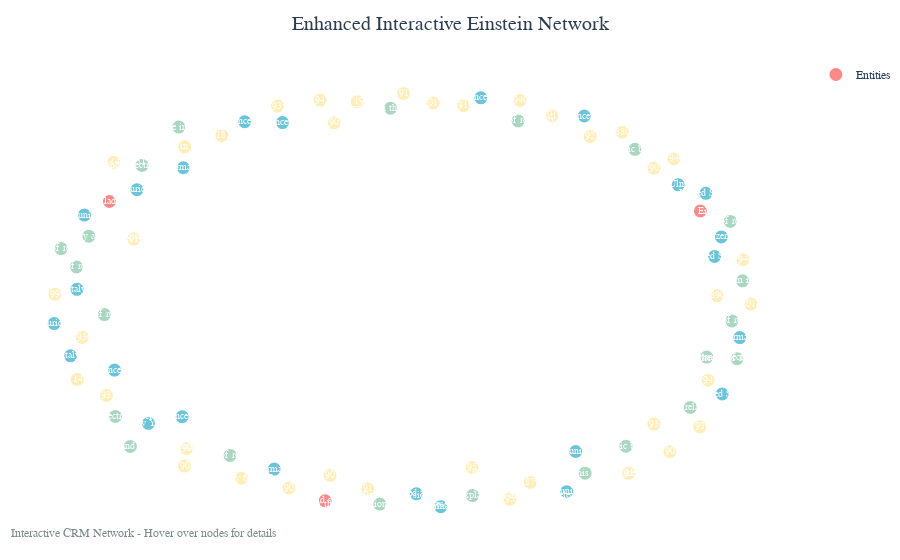

The code cell stored with this chart in its notebook:
### Markdown cell above
## Step 9: Advanced Interactive Features

Create advanced interactive visualizations with filtering, enhanced hover information, and dynamic layouts.

### Code cell
# Create advanced interactive visualizations with enhanced features
print("🎨 Creating advanced interactive visualizations...")

# Enhanced interactive plot with better hover information
def create_enhanced_interactive_plot(graph, title, node_size_multiplier=20, edge_width_multiplier=2):
    """Create an enhanced interactive plot with better hover information and styling."""
    
    # Get layout positions
    pos = nx.spring_layout(graph, k=3, iterations=50)
    
    # Prepare edge traces with enhanced styling
    edge_x = []
    edge_y = []
    edge_hovertext = []
    
    for edge in graph.edges(data=True):
        x0, y0 = pos[edge[0]]
        x1, y1 = pos[edge[1]]
        edge_x.extend([x0, x1, None])
        edge_y.extend([y0, y1, None])
        
        # Enhanced edge hover information
        edge_data = edge[2]
        property_code = edge_data.get('property_code', 'Unknown')
        edge_hovertext.append(f"Relationship: {property_code}<br>From: {edge[0]}<br>To: {edge[1]}")
    
    edge_trace = go.Scatter(
        x=edge_x, y=edge_y,
        line=dict(width=edge_width_multiplier, color="#888"),
        hoverinfo="none",
        mode="lines",
        name="Relationships"
    )
    
    # Prepare node traces with enhanced information
    node_x = []
    node_y = []
    node_text = []
    node_hovertext = []
    node_colors = []
    node_sizes = []
    node_labels = []
    
    for node in graph.nodes():
        x, y = pos[node]
        node_x.append(x)
        node_y.append(y)
        
        node_data = graph.nodes[node]
        label = node_data.get('label', node)
        class_code = node_data.get('class_code', 'Unknown')
        degree = graph.degree(node)
        
        node_text.append(label)
        node_labels.append(label)
        
        # Enhanced hover information
        hover_info = f"""
        <b>{label}</b><br>
        ID: {node}<br>
        Class: {class_code}<br>
        Degree: {degree}<br>
        Type: {node_data.get('type', 'Unknown')}
        """
        node_hovertext.append(hover_info)
        
        # Color by class code with better color scheme
        color_map = {
            "E21": "#FF6B6B",      # Person - Red
            "E5": "#4ECDC4",       # Event - Teal
            "E53": "#45B7D1",      # Place - Blue
            "E22": "#96CEB4",      # Object - Green
            "E52": "#FFEAA7",      # Time - Yellow
            "E12": "#DDA0DD",      # Production - Purple
            "E39": "#F39C12",      # Actor - Orange
        }
        node_colors.append(color_map.get(class_code, "#95A5A6"))
        
        # Size by degree with better scaling
        node_sizes.append(max(15, degree * node_size_multiplier + 10))
    
    node_trace = go.Scatter(
        x=node_x, y=node_y,
        mode="markers+text",
        hoverinfo="text",
        hovertext=node_hovertext,
        text=node_text,
        textposition="middle center",
        textfont=dict(size=10, color="white"),
        marker=dict(
            size=node_sizes,
            color=node_colors,
            line=dict(width=2, color="white"),
            opacity=0.8
        ),
        name="Entities"
    )
    
    # Create figure with enhanced layout
    fig = go.Figure(
        data=[edge_trace, node_trace],
        layout=go.Layout(
            title=dict(
                text=title,
                font=dict(size=20, color="#2C3E50"),
                x=0.5
            ),
            showlegend=True,
            hovermode="closest",
            margin=dict(b=20, l=5, r=5, t=60),
            annotations=[
                dict(
                    text="Interactive CRM Network - Hover over nodes for details",
                    showarrow=False,
                    xref="paper", yref="paper",
                    x=0.005, y=-0.002,
                    xanchor="left", yanchor="bottom",
                    font=dict(color="#7F8C8D", size=12)
                )
            ],
            xaxis=dict(showgrid=False, zeroline=False, showticklabels=False),
            yaxis=dict(showgrid=False, zeroline=False, showticklabels=False),
            plot_bgcolor="white",
            paper_bgcolor="white",
            font=dict(family="Arial, sans-serif")
        )
    )
    
    return fig

# Create enhanced interactive plot
enhanced_fig = create_enhanced_interactive_plot(
    graph,
    title="Enhanced Interactive Einstein Network",
    node_size_multiplier=25,
    edge_width_multiplier=2
)

# Save enhanced plot
enhanced_file = plots_dir / "enhanced_interactive_network.html"
enhanced_fig.write_html(str(enhanced_file))
print(f"✅ Generated enhanced interactive plot: {enhanced_file}")

# Display enhanced visualization
try:
    enhanced_fig.show()
except ValueError as e:
    print(f"⚠️  Display issue: {e}")
    print(f"📁 Enhanced plot saved: {enhanced_file}")
    print("💡 Tip: Open the HTML file in your browser to view the interactive plot")

print("\n🎯 Enhanced Features:")
print("  - Better hover information with entity details")
print("  - Improved color scheme for entity types")
print("  - Dynamic node sizing based on degree")
print("  - Enhanced styling and layout")
print("  - Interactive zoom and pan capabilities")

### Figure 1 — Plotly figure (JSON) as saved in the notebook; plotly's stock layout.template omitted (floating-point values rounded to 4 significant figures)
{"data": [{"hoverinfo": "none", "line": {"color": "#888", "width": 2}, "mode": "lines", "name": "Relationships", "type": "scatter", "x": [], "y": []}, {"hoverinfo": "text", "hovertext": ["\n        <b>Albert Einstein</b><br>\n        ID: 96bad046-6151-4ca3-a308-03550766ea38<br>\n        Class: E21<br>\n        Degree: 0<br>\n        Type: ['E21']\n        ", "\n        <b>in Philadelphia</b><br>\n        ID: 0dbb60fb-71bd-4fe6-81a4-9c0413381345<br>\n        Class: E21<br>\n        Degree: 0<br>\n        Type: ['E21']\n        ", "\n        <b>said she</b><br>\n        ID: 7c7bc489-cd8f-4316-86f2-16da2034ddc5<br>\n        Class: E21<br>\n        Degree: 0<br>\n        Type: ['E21']\n        ", "\n        <b>Ulm</b><br>\n        ID: c14a90aa-fd07-471d-a82c-f1f177cc434d<br>\n        Class: E53<br>\n        Degree: 0<br>\n        Type: ['E53']\n        ", "\n        <b>Munich</b><br>\n        ID: 92ed8c87-e3de-4b8c-8d6d-3f5112d8d4cc<br>\n        Class: E53<br>\n        Degree: 0<br>\n        Type: ['E53']\n        ", "\n        <b>Munich</b><br>\n        ID: 8c6e9e4d-7ed7-4ca1-9bf0-e258d27fd1d9<br>\n        Class: E53<br>\n        Degree: 0<br>\n        Type: ['E53']\n        ", "\n        <b>Munich</b><br>\n        ID: 39c70a4f-1dc8-4d15-b35d-094444a35f8b<br>\n        Class: E53<br>\n        Degree: 0<br>\n        Type: ['E53']\n        ", "\n        <b>Zurich</b><br>\n        ID: 89e9ca92-a432-484c-af5e-61067bd8ab77<br>\n        Class: E53<br>\n        Degree: 0<br>\n        Type: ['E53']\n        ", "\n        <b>Zurich</b><br>\n        ID: 0bccdcec-7207-4adc-9b54-e011400a0a6c<br>\n        Class: E53<br>\n        Degree: 0<br>\n        Type: ['E53']\n        ", "\n        <b>Princeton</b><br>\n        ID: a0598714-115e-44e5-9917-1a9dbbd93318<br>\n        Class: E53<br>\n        Degree: 0<br>\n        Type: ['E53']\n        ", "\n        <b>Princeton</b><br>\n        ID: 869a69af-56cd-46f8-af6f-2ce114d1ae8d<br>\n        Class: E53<br>\n        Degree: 0<br>\n        Type: ['E53']\n        ", "\n        <b>Princeton</b><br>\n        ID: b09355a3-57cc-477a-b7e9-a922178224d2<br>\n        Class: E53<br>\n        Degree: 0<br>\n        Type: ['E53']\n        ", "\n        <b>Princeton</b><br>\n        ID: 588eaa18-8c2d-434e-9bff-a3d8433b608b<br>\n        Class: E53<br>\n        Degree: 0<br>\n        Type: ['E53']\n        ", "\n        <b>Princeton</b><br>\n        ID: 14928449-ff5d-4edb-9a66-1414865760d8<br>\n        Class: E53<br>\n        Degree: 0<br>\n        Type: ['E53']\n        ", "\n        <b>Princeton</b><br>\n        ID: f31936d0-a6d4-40f3-a162-0a5fa98be036<br>\n        Class: E53<br>\n        Degree: 0<br>\n        Type: ['E53']\n        ", "\n        <b>New York</b><br>\n        ID: a96defd8-3b13-4862-b6b5-eae3b5b2c2e6<br>\n        Class: E53<br>\n        Degree: 0<br>\n        Type: ['E53']\n        ", "\n        <b>Switzerland</b><br>\n        ID: 0b7cc43e-4b53-4e5e-a7b0-6c3c0299a4a8<br>\n        Class: E53<br>\n        Degree: 0<br>\n        Type: ['E53']\n        ", "\n        <b>Germany</b><br>\n        ID: 0239cbd8-3a47-429b-8196-16de80cb026b<br>\n        Class: E53<br>\n        Degree: 0<br>\n        Type: ['E53']\n        ", "\n        <b>Germany</b><br>\n        ID: 4e732ecd-4a18-48b1-b48b-f8a02b9f342d<br>\n        Class: E53<br>\n        Degree: 0<br>\n        Type: ['E53']\n        ", "\n        <b>Germany</b><br>\n        ID: 291685bf-d879-426c-bda4-41cb54843b93<br>\n        Class: E53<br>\n        Degree: 0<br>\n        Type: ['E53']\n        ", "\n        <b>Germany</b><br>\n        ID: 7a6fb0fb-e55c-4db5-a22f-13390f2ec39c<br>\n        Class: E53<br>\n        Degree: 0<br>\n        Type: ['E53']\n        ", "\n        <b>Italy</b><br>\n        ID: 0a4e07a1-dd5d-44e5-82d5-2fd70672a3e9<br>\n        Class: E53<br>\n        Degree: 0<br>\n        Type: ['E53']\n        ", "\n        <b>Italy</b><br>\n        ID: 34e0881f-a74f-4fd9-bb90-490790fcc021<br>\n        Class: E53<br>\n        Degree: 0<br>\n        Type: ['E53']\n        ", "\n        <b>United States</b><br>\n        ID: e2f347f8-830e-496e-9ed5-6a70356830a7<br>\n        Class: E53<br>\n        Degree: 0<br>\n        Type: ['E53']\n        ", "\n        <b>United States</b><br>\n        ID: de77135d-9f2a-4c89-8e63-26a8b85d8f9c<br>\n        Class: E53<br>\n        Degree: 0<br>\n        Type: ['E53']\n        ", "\n        <b>United States</b><br>\n        ID: a11ba249-6f88-4ec7-95c3-bafa53af4557<br>\n        Class: E53<br>\n        Degree: 0<br>\n        Type: ['E53']\n        ", "\n        <b>United States</b><br>\n        ID: 08c47753-500d-41cf-a0c5-ed025c43911a<br>\n        Class: E53<br>\n        Degree: 0<br>\n        Type: ['E53']\n        ", "\n        <b>theory of relativity</b><br>\n        ID: 78e7f85f-a9e3-40dd-ad5a-ded0fa577c16<br>\n        Class: E22<br>\n        Degree: 0<br>\n        Type: ['E22']\n        ", "\n        <b>theory of relativity and the equation E</b><br>\n        ID: 3bf38e4c-4dc3-450c-8e3b-bc499bc9f2d0<br>\n        Class: E22<br>\n        Degree: 0<br>\n        Type: ['E22']\n        ", "\n        <b>theory of relativity in </b><br>\n        ID: 1e28a47e-d086-4c92-ab7c-99340b80b214<br>\n        Class: E22<br>\n        Degree: 0<br>\n        Type: ['E22']\n        ", "\n        <b>theory explains that space and time are actually connected</b><br>\n        ID: 2ab934c6-7d91-496b-8dd5-6ae88cfc6b85<br>\n        Class: E22<br>\n        Degree: 0<br>\n        Type: ['E22']\n        ", "\n        <b>theory of relativity</b><br>\n        ID: f755c592-ca40-41d2-a3f6-106321e9b576<br>\n        Class: E22<br>\n        Degree: 0<br>\n        Type: ['E22']\n        ", "\n        <b>theory the culmination of his life research</b><br>\n        ID: 8bb4b78c-f40b-4b85-a5f3-bd8544a29523<br>\n        Class: E22<br>\n        Degree: 0<br>\n        Type: ['E22']\n        ", "\n        <b>theory and key aspects of his general theory of relativity</b><br>\n        ID: 5cbd04ff-f7c7-45d0-9b23-dbc78f470079<br>\n        Class: E22<br>\n        Degree: 0<br>\n        Type: ['E22']\n        ", "\n        <b>theory of relativity allegedly came to him in a dream about cows being electrocuted</b><br>\n        ID: de8646c7-f71a-4f45-9fe7-6c7ed1573eb3<br>\n        Class: E22<br>\n        Degree: 0<br>\n        Type: ['E22']\n        ", "\n        <b>paper on the matter</b><br>\n        ID: 6feb2b20-a3e6-4fa3-87ce-768384575b64<br>\n        Class: E22<br>\n        Degree: 0<br>\n        Type: ['E22']\n        ", "\n        <b>Nobel Prize in Physics for his explanation of the photoelectric effect</b><br>\n        ID: 695a51e1-4ba7-4dce-99ec-04bd1f95133c<br>\n        Class: E22<br>\n        Degree: 0<br>\n        Type: ['E22']\n        ", "\n        <b>Nobel Prize in the future</b><br>\n        ID: 39ca61ae-1964-47f2-b08b-a727c244e643<br>\n        Class: E22<br>\n        Degree: 0<br>\n        Type: ['E22']\n        ", "\n        <b>theory of relativity</b><br>\n        ID: 30bfa204-8f4f-4015-8570-603d5d1e0cdb<br>\n        Class: E22<br>\n        Degree: 0<br>\n        Type: ['E22']\n        ", "\n        <b>theory of relativity</b><br>\n        ID: 41d4d77f-fc60-4ef8-a82d-4e983285907a<br>\n        Class: E22<br>\n        Degree: 0<br>\n        Type: ['E22']\n        ", "\n        <b>theory of relativity</b><br>\n        ID: 37d04a37-6f06-4c6f-b656-71a6792466f6<br>\n        Class: E22<br>\n        Degree: 0<br>\n        Type: ['E22']\n        ", "\n        <b>theory of relativity</b><br>\n        ID: 82a5983d-89d3-40f4-9de0-39a5ea3ad9c4<br>\n        Class: E22<br>\n        Degree: 0<br>\n        Type: ['E22']\n        ", "\n        <b>theory of relativity</b><br>\n        ID: b3f93a93-00f2-4144-9174-a69f42b8ab95<br>\n        Class: E22<br>\n        Degree: 0<br>\n        Type: ['E22']\n        ", "\n        <b>theory of relativity</b><br>\n        ID: 76484aca-1a42-4a97-ac84-68a91f0ae784<br>\n        Class: E22<br>\n        Degree: 0<br>\n        Type: ['E22']\n        ", "\n        <b>photoelectric effect</b><br>\n        ID: f4668656-bc0c-47a8-9adc-41a20aa67875<br>\n        Class: E22<br>\n        Degree: 0<br>\n        Type: ['E22']\n        ", "\n        <b>photoelectric effect</b><br>\n        ID: fc1aea2c-9afc-4a3c-be3c-44f5c3038ea3<br>\n        Class: E22<br>\n        Degree: 0<br>\n        Type: ['E22']\n        ", "\n        <b>atomic bomb</b><br>\n        ID: 9bc9f35d-c439-48d3-8916-d30d33a0b658<br>\n        Class: E22<br>\n        Degree: 0<br>\n        Type: ['E22']\n        ", "\n        <b>Manhattan Project</b><br>\n        ID: 2ecbd18f-5c91-450c-8e26-4d8b4b5c9d40<br>\n        Class: E22<br>\n        Degree: 0<br>\n        Type: ['E22']\n        ", "\n        <b>atomic bomb</b><br>\n        ID: 4acb827b-a92c-4dda-9831-e0f2f2a4e140<br>\n        Class: E22<br>\n        Degree: 0<br>\n        Type: ['E22']\n        ", "\n        <b>born in 1902</b><br>\n        ID: 0d2b8360-bd96-4f07-be23-1d50c66edbd4<br>\n        Class: E52<br>\n        Degree: 0<br>\n        Type: ['E52']\n        ", "\n        <b>March 14, 1879</b><br>\n        ID: 77bee981-0d05-405e-8091-73fb9a1d0dee<br>\n        Class: E52<br>\n        Degree: 0<br>\n        Type: ['E52']\n        ", "\n        <b>January 6, 1903</b><br>\n        ID: 11d90f9f-a4fc-4b88-bb11-40ecbab71a07<br>\n        Class: E52<br>\n        Degree: 0<br>\n        Type: ['E52']\n        ", "\n        <b>March 14, 1951</b><br>\n        ID: fe0cba01-bfd3-46ba-a926-c4be9c1c2045<br>\n        Class: E52<br>\n        Degree: 0<br>\n        Type: ['E52']\n        ", "\n        <b>April 18, 1955</b><br>\n        ID: eca7cfb0-8d1a-422c-9dce-002d22e3150c<br>\n        Class: E52<br>\n        Degree: 0<br>\n        Type: ['E52']\n        ", "\n        <b>late 1940s</b><br>\n        ID: d3ed2baf-008b-49e1-acbe-78753181f43e<br>\n        Class: E52<br>\n        Degree: 0<br>\n        Type: ['E52']\n        ", "\n        <b>1880s</b><br>\n        ID: 066ac864-8d37-4fb5-b5e5-f81128539dd5<br>\n        Class: E52<br>\n        Degree: 0<br>\n        Type: ['E52']\n        ", "\n        <b>1890s</b><br>\n        ID: 9dca2be8-e983-4d16-8acd-015b985bb8da<br>\n        Class: E52<br>\n        Degree: 0<br>\n        Type: ['E52']\n        ", "\n        <b>1940s</b><br>\n        ID: 172d10c3-d497-4ccf-baf9-f5dbc8b0b8b3<br>\n        Class: E52<br>\n        Degree: 0<br>\n        Type: ['E52']\n        ", "\n        <b>1879</b><br>\n        ID: 973e487e-23e0-4f10-9f97-a52a16848720<br>\n        Class: E52<br>\n        Degree: 0<br>\n        Type: ['E52']\n        ", "\n        <b>1902</b><br>\n        ID: 7512a9e8-e909-4347-aa2f-1952dfc88e25<br>\n        Class: E52<br>\n        Degree: 0<br>\n        Type: ['E52']\n        ", "\n        <b>1905</b><br>\n        ID: 9721b54c-8a54-4156-af99-e444b5a4b693<br>\n        Class: E52<br>\n        Degree: 0<br>\n        Type: ['E52']\n        ", "\n        <b>1905</b><br>\n        ID: 795fcabd-8c3d-48a3-bad3-607b8ff7aa5a<br>\n        Class: E52<br>\n        Degree: 0<br>\n        Type: ['E52']\n        ", "\n        <b>1915</b><br>\n        ID: a66f2c60-0d03-414a-be25-0494e12f3cb8<br>\n        Class: E52<br>\n        Degree: 0<br>\n        Type: ['E52']\n        ", "\n        <b>1919</b><br>\n        ID: 8f73df94-5ef6-45e0-8e21-efbc6ee1f23c<br>\n        Class: E52<br>\n        Degree: 0<br>\n        Type: ['E52']\n        ", "\n        <b>1905</b><br>\n        ID: bbcc4522-eebb-43e5-a1af-03a41247948a<br>\n        Class: E52<br>\n        Degree: 0<br>\n        Type: ['E52']\n        ", "\n        <b>1917</b><br>\n        ID: 69445020-819d-4a3e-bfde-e0b334c74899<br>\n        Class: E52<br>\n        Degree: 0<br>\n        Type: ['E52']\n        ", "\n        <b>1933</b><br>\n        ID: f9069d39-197a-4fc4-ba7b-f78a21498a91<br>\n        Class: E52<br>\n        Degree: 0<br>\n        Type: ['E52']\n        ", "\n        <b>1921</b><br>\n        ID: 2c77a00b-a50c-41ed-b607-e56f36e4b709<br>\n        Class: E52<br>\n        Degree: 0<br>\n        Type: ['E52']\n        ", "\n        <b>1903</b><br>\n        ID: 86be109a-c779-4c16-9ba3-c920793da2bc<br>\n        Class: E52<br>\n        Degree: 0<br>\n        Type: ['E52']\n        ", "\n        <b>1902</b><br>\n        ID: a51c5755-526a-436c-84a5-c665914f055e<br>\n        Class: E52<br>\n        Degree: 0<br>\n        Type: ['E52']\n        ", "\n        <b>1902</b><br>\n        ID: 650d592b-0150-4a18-a503-9e4c09878d7c<br>\n        Class: E52<br>\n        Degree: 0<br>\n        Type: ['E52']\n        ", "\n        <b>1919</b><br>\n        ID: ea4cf590-c674-4a43-ac25-e2061b69edc7<br>\n        Class: E52<br>\n        Degree: 0<br>\n        Type: ['E52']\n        ", "\n        <b>1919</b><br>\n        ID: a145329d-4a16-4571-8fdc-4809490fd130<br>\n        Class: E52<br>\n        Degree: 0<br>\n        Type: ['E52']\n        ", "\n        <b>1936</b><br>\n        ID: d1e4f380-a79e-4078-8685-4afa47f36d67<br>\n        Class: E52<br>\n        Degree: 0<br>\n        Type: ['E52']\n        ", "\n        <b>1933</b><br>\n        ID: 4429a1f3-4b7e-42c3-ad5a-e4c6f62b362c<br>\n        Class: E52<br>\n        Degree: 0<br>\n        Type: ['E52']\n        ", "\n        <b>1935</b><br>\n        ID: e5ef21d5-bea5-4a80-9d6c-60e3315d0d80<br>\n        Class: E52<br>\n        Degree: 0<br>\n        Type: ['E52']\n        ", "\n        <b>1939</b><br>\n        ID: de74bbef-7d70-4f5a-b24f-348f1b699029<br>\n        Class: E52<br>\n        Degree: 0<br>\n        Type: ['E52']\n        ", "\n        <b>1940</b><br>\n        ID: 2ed6469a-fc20-494e-992b-fd8863ce50db<br>\n        Class: E52<br>\n        Degree: 0<br>\n        Type: ['E52']\n        ", "\n        <b>1945</b><br>\n        ID: 5517bd7f-e031-4cb3-b4dc-6c6a934f4938<br>\n        Class: E52<br>\n        Degree: 0<br>\n        Type: ['E52']\n        ", "\n        <b>1947</b><br>\n        ID: dfb6d3b0-52a6-4115-9c5d-17d2d06928b3<br>\n        Class: E52<br>\n        Degree: 0<br>\n        Type: ['E52']\n        ", "\n        <b>1946</b><br>\n        ID: 6dae5f29-6817-499a-8d22-e19bd4d647af<br>\n        Class: E52<br>\n        Degree: 0<br>\n        Type: ['E52']\n        ", "\n        <b>1951</b><br>\n        ID: 6105354b-4d79-4ffe-a4ba-1df2cff00d2d<br>\n        Class: E52<br>\n        Degree: 0<br>\n        Type: ['E52']\n        ", "\n        <b>2017</b><br>\n        ID: 1c082125-224c-4bf5-a70d-fcea3d942242<br>\n        Class: E52<br>\n        Degree: 0<br>\n        Type: ['E52']\n        ", "\n        <b>1955</b><br>\n        ID: 15dd3d01-b460-40e4-9567-c39bb50e53fe<br>\n        Class: E52<br>\n        Degree: 0<br>\n        Type: ['E52']\n        ", "\n        <b>2014</b><br>\n        ID: b6714260-662a-4aaa-9c78-f3e0e9d91fda<br>\n        Class: E52<br>\n        Degree: 0<br>\n        Type: ['E52']\n        ", "\n        <b>1999</b><br>\n        ID: 0181924d-6002-442d-9e11-d6a234291d71<br>\n        Class: E52<br>\n        Degree: 0<br>\n        Type: ['E52']\n        ", "\n        <b>2011</b><br>\n        ID: 5495d943-d7df-4425-9943-cce5d670ead0<br>\n        Class: E52<br>\n        Degree: 0<br>\n        Type: ['E52']\n        "], "marker": {"color": ["#FF6B6B", "#FF6B6B", "#FF6B6B", "#45B7D1", "#45B7D1", "#45B7D1", "#45B7D1", "#45B7D1", "#45B7D1", "#45B7D1", "#45B7D1", "#45B7D1", "#45B7D1", "#45B7D1", "#45B7D1", "#45B7D1", "#45B7D1", "#45B7D1", "#45B7D1", "#45B7D1", "#45B7D1", "#45B7D1", "#45B7D1", "#45B7D1", "#45B7D1", "#45B7D1", "#45B7D1", "#96CEB4", "#96CEB4", "#96CEB4", "#96CEB4", "#96CEB4", "#96CEB4", "#96CEB4", "#96CEB4", "#96CEB4", "#96CEB4", "#96CEB4", "#96CEB4", "#96CEB4", "#96CEB4", "#96CEB4", "#96CEB4", "#96CEB4", "#96CEB4", "#96CEB4", "#96CEB4", "#96CEB4", "#96CEB4", "#FFEAA7", "#FFEAA7", "#FFEAA7", "#FFEAA7", "#FFEAA7", "#FFEAA7", "#FFEAA7", "#FFEAA7", "#FFEAA7", "#FFEAA7", "#FFEAA7", "#FFEAA7", "#FFEAA7", "#FFEAA7", "#FFEAA7", "#FFEAA7", "#FFEAA7", "#FFEAA7", "#FFEAA7", "#FFEAA7", "#FFEAA7", "#FFEAA7", "#FFEAA7", "#FFEAA7", "#FFEAA7", "#FFEAA7", "#FFEAA7", "#FFEAA7", "#FFEAA7", "#FFEAA7", "#FFEAA7", "#FFEAA7", "#FFEAA7", "#FFEAA7", "#FFEAA7", "#FFEAA7", "#FFEAA7", "#FFEAA7"], "line": {"color": "white", "width": 2}, "opacity": 0.8, "size": [15, 15, 15, 15, 15, 15, 15, 15, 15, 15, 15, 15, 15, 15, 15, 15, 15, 15, 15, 15, 15, 15, 15, 15, 15, 15, 15, 15, 15, 15, 15, 15, 15, 15, 15, 15, 15, 15, 15, 15, 15, 15, 15, 15, 15, 15, 15, 15, 15, 15, 15, 15, 15, 15, 15, 15, 15, 15, 15, 15, 15, 15, 15, 15, 15, 15, 15, 15, 15, 15, 15, 15, 15, 15, 15, 15, 15, 15, 15, 15, 15, 15, 15, 15, 15, 15, 15]}, "mode": "markers+text", "name": "Entities", "text": ["Albert Einstein", "in Philadelphia", "said she", "Ulm", "Munich", "Munich", "Munich", "Zurich", "Zurich", "Princeton", "Princeton", "Princeton", "Princeton", "Princeton", "Princeton", "New York", "Switzerland", "Germany", "Germany", "Germany", "Germany", "Italy", "Italy", "United States", "United States", "United States", "United States", "theory of relativity", "theory of relativity and the equation E", "theory of relativity in ", "theory explains that space and time are actually connected", "theory of relativity", "theory the culmination of his life research", "theory and key aspects of his general theory of relativity", "theory of relativity allegedly came to him in a dream about cows being electrocuted", "paper on the matter", "Nobel Prize in Physics for his explanation of the photoelectric effect", "Nobel Prize in the future", "theory of relativity", "theory of relativity", "theory of relativity", "theory of relativity", "theory of relativity", "theory of relativity", "photoelectric effect", "photoelectric effect", "atomic bomb", "Manhattan Project", "atomic bomb", "born in 1902", "March 14, 1879", "January 6, 1903", "March 14, 1951", "April 18, 1955", "late 1940s", "1880s", "1890s", "1940s", "1879", "1902", "1905", "1905", "1915", "1919", "1905", "1917", "1933", "1921", "1903", "1902", "1902", "1919", "1919", "1936", "1933", "1935", "1939", "1940", "1945", "1947", "1946", "1951", "2017", "1955", "2014", "1999", "2011"], "textfont": {"color": "white", "size": 10}, "textposition": "middle center", "type": "scatter", "x": [0.8397, -0.8427, -0.2285, 0.7768, 0.4594, -0.9137, 0.4849, -1, -0.7643, 0.5093, -0.3499, 0.2148, -0.8281, -0.6354, -0.4575, -0.7313, 0.8995, -0.6323, 0.952, 0.1009, -0.3733, -0.9349, -0.9532, 0.902, 0.8802, 0.0315, 0.8557, 0.9295, -0.9011, 0.8113, -0.783, 0.9441, -0.07285, 0.5116, 0.9598, -0.0423, 0.1911, -0.645, 0.925, -0.98, -0.4994, -0.8569, -0.9364, 0.3208, -0.8257, -0.7499, 0.6537, 0.858, 0.6282, -0.6285, -0.9341, -0.4665, -0.8303, -0.5224, -0.1373, 0.6173, 0.8876, 0.3263, 0.3556, -0.6286, -0.214, -0.6223, 0.6353, -0.005009, -0.2024, -0.1068, -0.851, 0.5261, -0.3311, 0.7081, 0.7531, 0.1655, -0.7736, -0.9196, 0.7076, -0.3641, 0.8383, 0.7643, 0.8618, -0.2427, 0.9614, 0.2977, 0.07941, 0.1898, 0.9836, -0.9977, 0.4175], "y": [0.422, 0.4676, -0.9697, 0.5477, -0.9258, 0.4025, -0.7328, -0.1184, 0.524, 0.8782, 0.8469, 0.9654, -0.3418, -0.5654, 0.8508, -0.5974, 0.2977, 0.6299, -0.1857, -0.9975, -0.8171, 0.04575, -0.2734, -0.4567, 0.2036, -0.9361, 0.5069, -0.1056, 0.3013, -0.521, -0.7082, -0.2874, -0.9852, -0.8368, 0.08659, 0.9157, -0.9445, 0.8251, 0.3718, 0.2415, -0.7514, -0.07525, 0.1536, 0.8544, -0.5645, 0.6407, 0.7181, -0.2792, -0.707, 0.7303, -0.3873, -0.8607, 0.6552, 0.7848, 0.9466, 0.8008, 0.01527, 0.9531, -0.8814, -0.8026, -0.8474, -0.7184, -0.8374, 0.9869, 0.8454, -0.9123, -0.4636, 0.78, -0.9081, 0.6283, -0.7339, 0.9278, 0.2874, -0.1848, -0.601, 0.926, -0.6145, 0.6723, -0.3902, 0.9548, 0.1884, -0.9611, 0.9406, -0.8096, -0.02463, 0.02285, 0.8785]}], "layout": {"annotations": [{"font": {"color": "#7F8C8D", "size": 12}, "showarrow": false, "text": "Interactive CRM Network - Hover over nodes for details", "x": 0.005, "xanchor": "left", "xref": "paper", "y": -0.002, "yanchor": "bottom", "yref": "paper"}], "font": {"family": "Arial, sans-serif"}, "hovermode": "closest", "margin": {"b": 20, "l": 5, "r": 5, "t": 60}, "paper_bgcolor": "white", "plot_bgcolor": "white", "showlegend": true, "title": {"font": {"color": "#2C3E50", "size": 20}, "text": "Enhanced Interactive Einstein Network", "x": 0.5}, "xaxis": {"showgrid": false, "showticklabels": false, "zeroline": false}, "yaxis": {"showgrid": false, "showticklabels": false, "zeroline": false}}}
